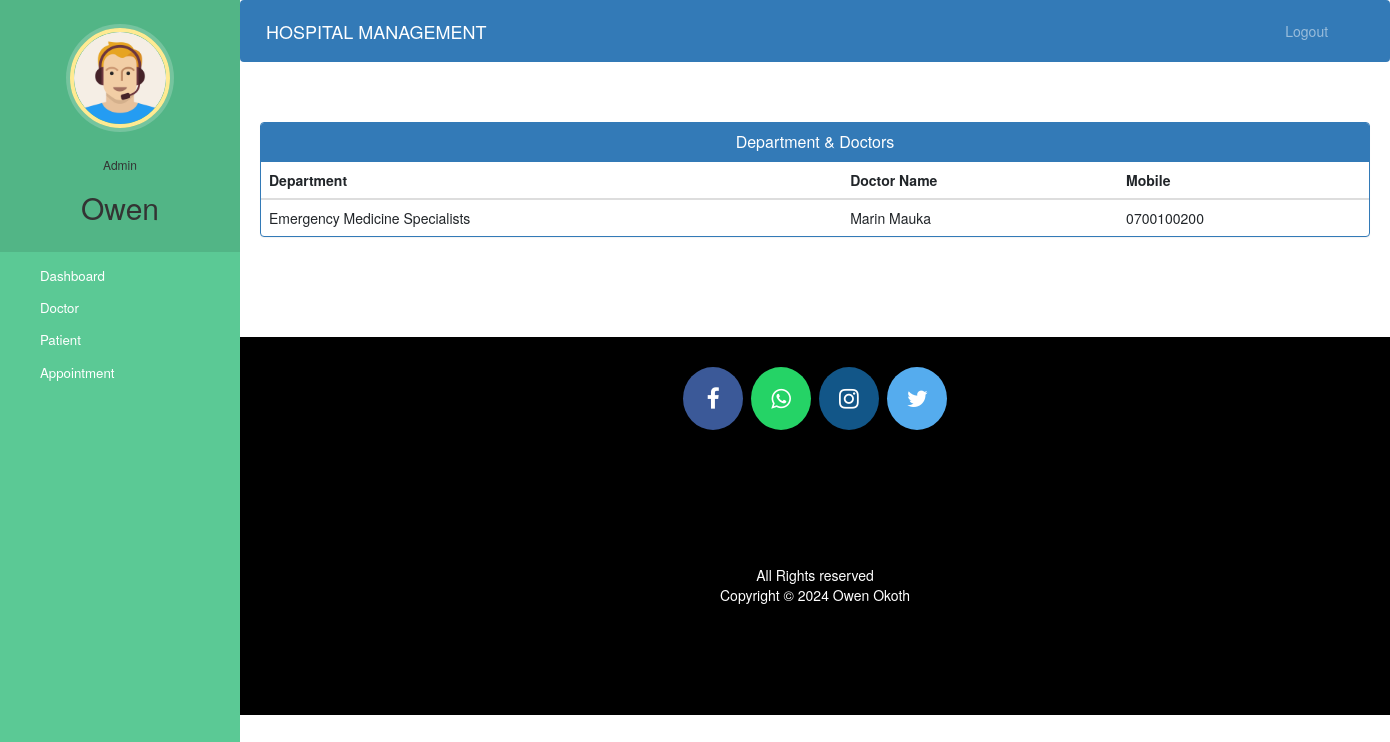
Screenshot of /admin-view-doctor-specialisation (signed in) with the database file from the repository.
### hospital/models.py (models this page shows, shortened)
class Doctor(models.Model):
    user=models.OneToOneField(User,on_delete=models.CASCADE)
    profile_pic= models.ImageField(upload_to='profile_pic/DoctorProfilePic/',null=True,blank=True)
    address = models.CharField(max_length=40)
    mobile = models.CharField(max_length=20,null=True)
    department= models.CharField(max_length=50,choices=departments,default='Cardiologist')
    status=models.BooleanField(default=False)
    @property
    def get_name(self):
        return self.user.first_name+" "+self.user.last_name

### hospital/views.py (the view)
# urls.py: path('admin-view-doctor-specialisation',views.admin_view_doctor_specialisation_view,name='admin-view-doctor-specialisation'),
@login_required(login_url='adminlogin')
@user_passes_test(is_admin)
def admin_view_doctor_specialisation_view(request):
    doctors=models.Doctor.objects.all().filter(status=True)
    return render(request,'hospital/admin_view_doctor_specialisation.html',{'doctors':doctors})

### hospital/views.py (called while the page is built)
def is_admin(user):
    return user.groups.filter(name='ADMIN').exists()

### templates/hospital/admin_view_doctor_Specialisation.html (shortened to what this page needs)
{% extends 'hospital/admin_base.html' %}
{% block content %}
<head>
  <link href="//netdna.bootstrapcdn.com/bootstrap/3.0.0/css/bootstrap.min.css" rel="stylesheet" id="bootstrap-css">
</head>
<div class="container">
  <div class="panel panel-primary">
    <div class="panel-heading">
      <h6 class="panel-title">Department & Doctors</h6>
    </div>
    <table class="table table-hover" id="dev-table">
      <thead>
        <tr>
          <th>Department</th>
          <th>Doctor Name</th>
          <th>Mobile</th>
        </tr>
      </thead>
      {% for d in doctors %}
      <tr>
        <td>{{d.department}}</td>
        <td> {{d.get_name}}</td>
        <td>{{d.mobile}}</td>
      </tr>
      {% endfor %}
    </table>
  </div>
</div>
{% endblock content %}

### templates/hospital/admin_base.html (shortened to what this page needs)
<!DOCTYPE html>
{% load static %}
<html lang="en">
<head>
  <link rel="stylesheet" href="https://stackpath.bootstrapcdn.com/bootstrap/4.3.1/css/bootstrap.min.css">
  <link rel="stylesheet" href="https://maxcdn.bootstrapcdn.com/font-awesome/4.7.0/css/font-awesome.min.css">
  <link rel="stylesheet" href="{% static '/style.css' %}">
</head>
<body>
  <nav class="menu" tabindex="0">
    <header class="avatar">
      <img src="{% static "images/adminpropic.png" %}" />
      <br><br>
      <h6>Admin</h6>
      <h2>{{request.user.first_name}}</h2>
    </header>
    <ul>
      <li tabindex="0" class="icon-dashboard"> <a style="color:white; text-decoration:none;" href="/admin-dashboard"><span>Dashboard</span></a> </li>
      <li tabindex="0" class="icon-customers"> <a style="color:white; text-decoration:none;" href="/admin-doctor"><span>Doctor</span></a></li>
      <li tabindex="0" class="icon-users"> <a style="color:white; text-decoration:none;" href="/admin-patient"><span>Patient</span></a></li>
      <li tabindex="0" class="icon-calendar"> <a style="color:white; text-decoration:none;" href="/admin-appointment"><span>Appointment</span></a></li>
    </ul>
  </nav>
  <main>
    <div class="bs-example">
      <nav class="navbar navbar-expand-md  navbar-dark fixed-top" style="background:#337AB7;">
        <a href="/admin-dashboard" class="navbar-brand">HOSPITAL MANAGEMENT</a>
        <div class="collapse navbar-collapse justify-content-between" id="navbarCollapse">
          <div class="navbar-nav" style=" margin-left: 90%;">
            <a href="/logout" class="nav-item nav-link">Logout</a>
          </div>
        </div>
      </nav>
    </div>
    <br><br>
    {% block content %}
    {% endblock content %}
    <br><br><br><br>
    <footer>
      <p>
        <a id="ftr" href="#" class="fa fa-facebook"></a>
        <a id="ftr" href="#" class="fa fa-whatsapp"></a>
        <a id="ftr" href="#" class="fa fa-instagram"></a>
        <a id="ftr" href="#" class="fa fa-twitter"></a>
      </p>
      <br>
      <div class="container">
        <div class="row">
          <div class="col-md-12 col-sm-12">
            <div style="color:#ffffff;" class="wow fadeInUp footer-copyright">
              <p>All Rights reserved <br>
                Copyright &copy; 2024 Owen Okoth </p>
            </div>
          </div>
        </div>
      </div>
    </footer>
  </main>
</body>
</html>

### static/style.css (style rules this page uses)
body { padding-left: 240px; }
main { position: relative; height: 100vh; }
.menu { background: #5bc995; height: 100vh; width: 240px; position: fixed; top: 0px; left: 0; z-index: 5; outline: none; }
.menu .avatar { background: rgba(0, 0, 0, 0.1); padding: 2em 0.5em; text-align: center; }
.menu .avatar img { width: 100px; border-radius: 50%; overflow: hidden; border: 4px solid #ffea92; box-shadow: 0 0 0 4px rgba(255, 255, 255, 0.2); }
.menu .avatar h2 { font-weight: normal; margin-bottom: 0; }
.menu ul { list-style: none; padding: 0.5em 0; margin: 0; }
.menu ul li { padding: 0.5em 1em 0.5em 3em; font-size: 0.95em; font-weight: regular; background-repeat: no-repeat; background-position: left 15px center; background-size: auto 20px; transition: all 0.15s linear; cursor: pointer; }
.menu ul li.icon-dashboard { background-image: url("http://www.entypo.com/images//gauge.svg"); }
.menu ul li.icon-customers { background-image: url("http://www.entypo.com/images//briefcase.svg"); }
.menu ul li.icon-users { background-image: url("http://www.entypo.com/images//users.svg"); }
.menu ul li.icon-calendar { background-image: url("http://www.entypo.com/images//calendar.svg"); }

### templates/hospital/admin_base.html (style rules this page uses)
a:link { text-decoration: none; }
a { color: white; }
footer { padding: 0px 0px 0px 0px; background-color: black; margin: 0px; }
#ftr { padding: 20px; }
.fa { font-size: 23px; width: 60px; text-align: center; text-decoration: none; margin: 5px 2px; border-radius: 50%; }
.fa-facebook { background: #3B5998; color: white; margin-top: 30px; }
.fa-whatsapp { background: #25d366; color: white; }
.fa-twitter { background: #55ACEE; color: white; }
.fa-instagram { background: #125688; color: white; }
p { text-align: center; }
body { padding-left: 240px; }
main { position: relative; height: 100vh; }
.menu { background: #5bc995; height: 100vh; width: 240px; position: fixed; top: 0px; left: 0; z-index: 5; outline: none; }
.menu .avatar { background: rgba(0, 0, 0, 0.1); padding: 2em 0.5em; text-align: center; }
.menu .avatar img { width: 100px; border-radius: 50%; overflow: hidden; border: 4px solid #ffea92; box-shadow: 0 0 0 4px rgba(255, 255, 255, 0.2); }
.menu .avatar h2 { font-weight: normal; margin-bottom: 0; }
.menu ul { list-style: none; padding: 0.5em 0; margin: 0; }
.menu ul li { padding: 0.5em 1em 0.5em 3em; font-size: 0.95em; font-weight: regular; background-repeat: no-repeat; background-position: left 15px center; background-size: auto 20px; transition: all 0.15s linear; cursor: pointer; }
.menu ul li.icon-dashboard { background-image: url("http://www.entypo.com/images//gauge.svg"); }
.menu ul li.icon-customers { background-image: url("http://www.entypo.com/images//briefcase.svg"); }
.menu ul li.icon-users { background-image: url("http://www.entypo.com/images//users.svg"); }
.menu ul li.icon-calendar { background-image: url("http://www.entypo.com/images//calendar.svg"); }

### templates/hospital/admin_view_doctor_Specialisation.html (style rules this page uses)
a:link { text-decoration: none; }
h6 { text-align: center; }
.row { margin: 100px; }

### rows the page displays
Doctor: department "Emergency Medicine Specialists", get_name "Marin Mauka", mobile "0700100200"

### other values shown
{{ request.user.first_name }} "Owen"
